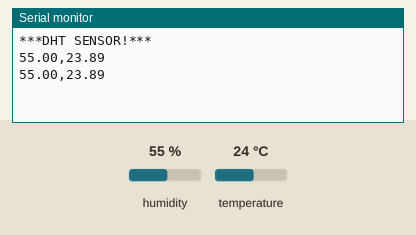
Simulated run of this sketch. Board: Arduino Uno, built with avr-gcc and run on an emulated ATmega328P. On the bench: the last lines printed to the serial monitor. The test bench sets the inputs (shaded band); at power-on: humidity 55 %, temperature 24 °C.

Above: at 4.8 s.
4.9 s: humidity set to 22 %
At 7.1 s:
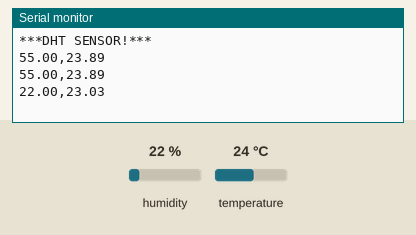
7.9 s: temperature set to 12 °C
At 8.9 s:
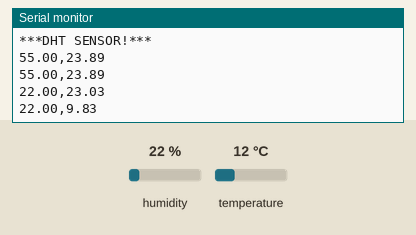
10.9 s: humidity set to 40 %
At 12.4 s:
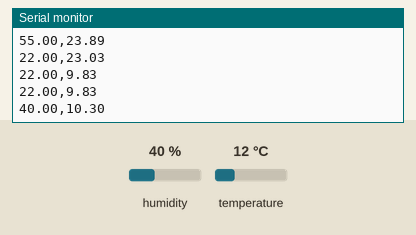
Timing chart, 0 to 13.9 s (numbered marks = the images above; inputs shaded):
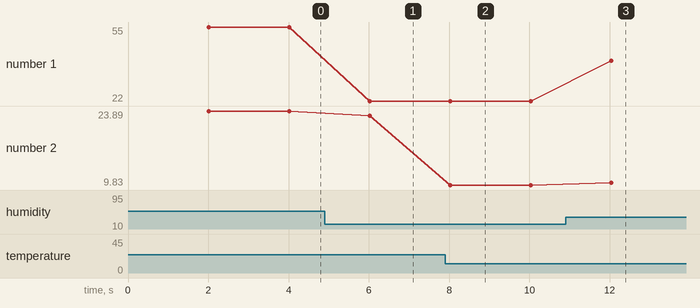

The sketch:

DHT22.ino
```cpp
/*
  DHT22: vcc 3-5V, ±5% humidity, ±0.5'C temperature
*/

# include "DHT.h"

# define DHTTYPE DHT22  //Define DHT Sensor type
# define PINDHT 2  // Define data pin

DHT dht(PINDHT, DHTTYPE);

void setup() {
  Serial.begin(9600);  // Setup serial
  Serial.println("***DHT SENSOR!***");
  dht.begin();
}

void loop() {
  // serial write (humidity%, temperature 'C)
  delay(2000);
  float t = dht.readTemperature(); // 'C, Takes ~250ms
  float f = dht.readTemperature(true); // 'F
  float h = dht.readHumidity(); // %

  if (isnan(h) || isnan(t) || isnan(f)) {
    Serial.println("NULL");
    return;
  }
  float t0 = dht.computeHeatIndex(t, h, false);
  float f0 = dht.computeHeatIndex(f, h);
  Serial.print(h);
  Serial.print(",");
  Serial.println(t0);
}
```

Measured:
- after the input at 4.9 s, the serial monitor: prints a new line after 1.1 s (image 1)
- after the input at 7.9 s, the serial monitor: prints a new line after 0.12 s (image 2)
- after the input at 10.9 s, the serial monitor: prints a new line after 1.1 s (image 3)
- plotted number 1: 55 → 22 after the input at 4.9 s, 22 → 40 after the input at 10.9 s
- plotted number 2: 23.89 → 23.03 after the input at 4.9 s, 23.03 → 9.83 after the input at 7.9 s, 9.83 → 10.3 after the input at 10.9 s
